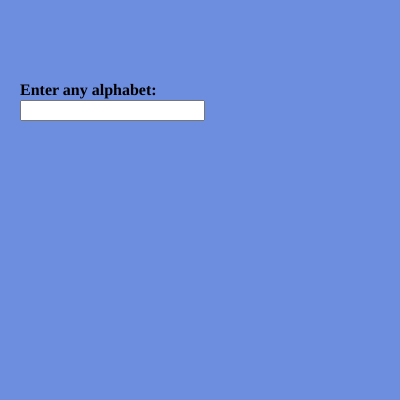
Frame 1 (no input)
Frame 60 (no input): identical to frame 1, image omitted
Frame 120 (the mouse pressed at the canvas centre since frame 60): identical to frame 1, image omitted

The p5.js sketch that drew this single still picture (run headless with seeded random() and noise() and a simulated clock; from frame 60 on, the mouse is pressed at the canvas centre):

// p5.js sketch
// ── sketch.js
var input,heading;


function setup() 
{
  createCanvas(400, 400);
  
  background(109, 141, 222);

  input = createInput();
  input.position(20,100);

  heading = createElement('h4',"Enter any alphabet: ");
  heading.position(20,60);
 
}

function draw() {
  var value = input.value()

  switch(value){
    case 'a':
      console.log("This is a vowel");
      break;

    case 'e':
      console.log("This is a vowel");
      break;

    case 'i': 
    console.log("This is a vowel");
    break;

    case 'o':
      console.log("This is a vowel");
      break;

    case 'u':
      console.log("This is a vowel");
      break;

    default:
      console.log("This is not a vowel");
      break;

  }

  
}
